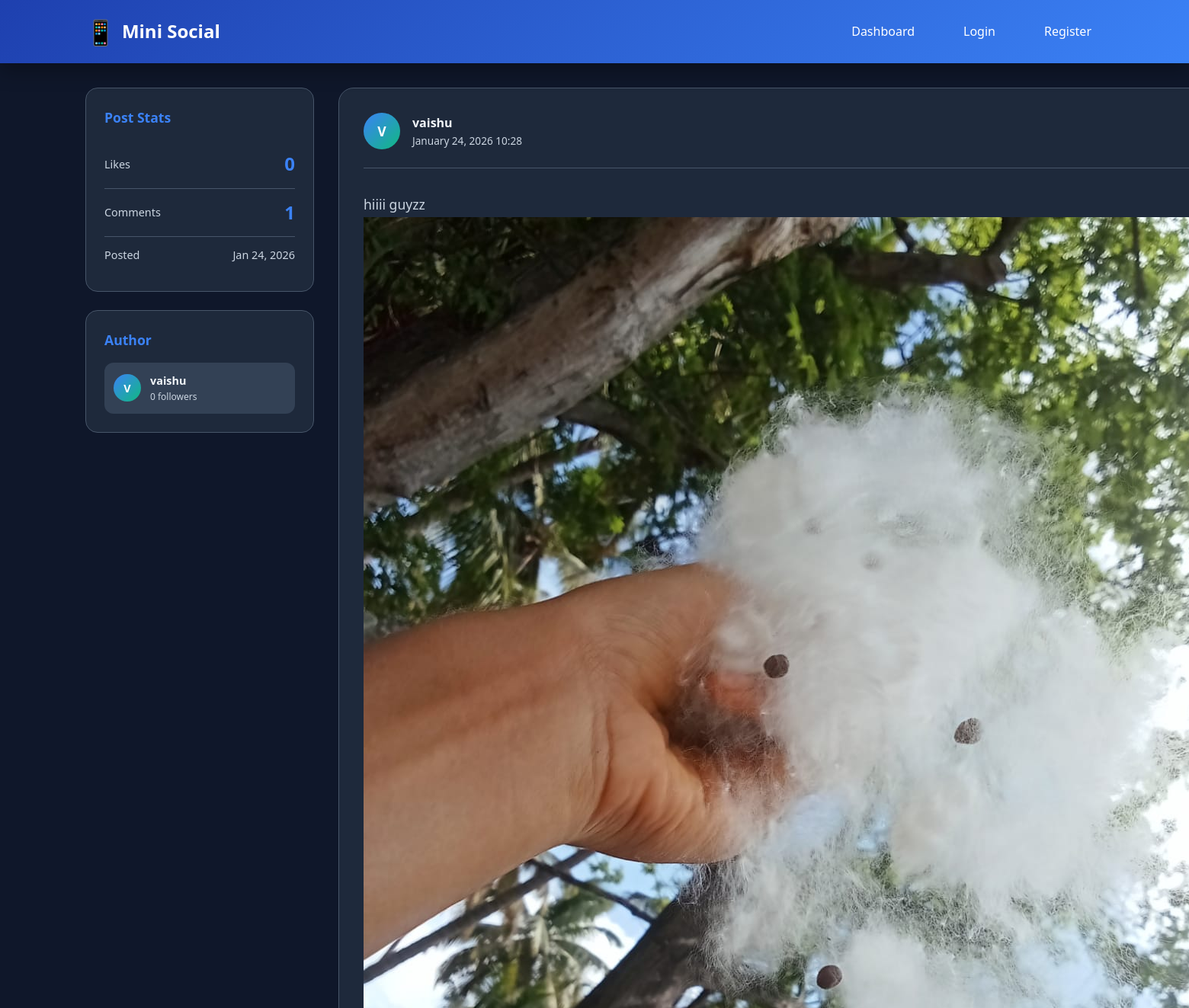
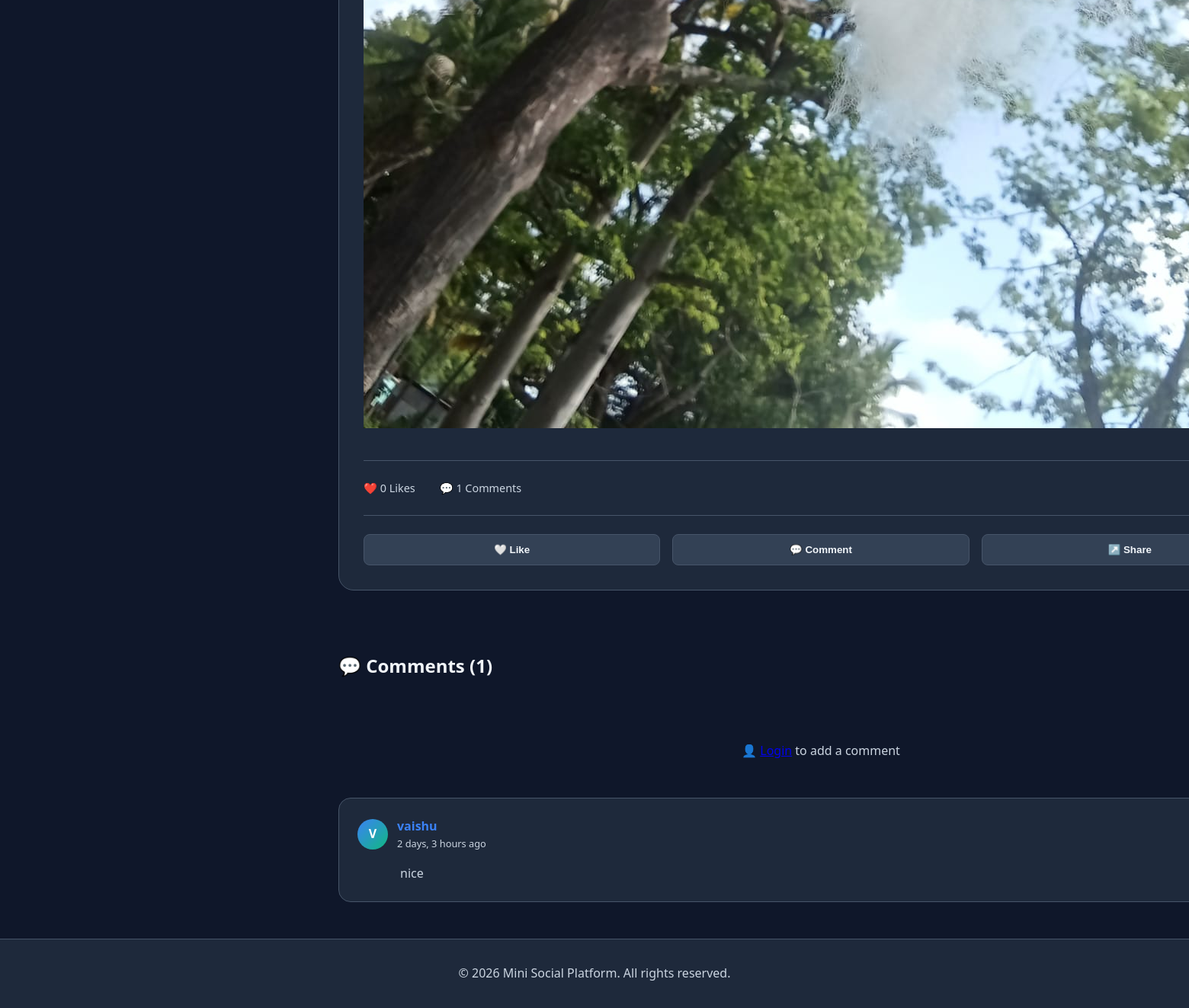
The app's page /post/2/ with its own data (2 pictures, top to bottom).
### social_app/models.py (models this page shows, shortened)
class Post(models.Model):
    author = models.ForeignKey(
        User,
        on_delete=models.CASCADE,
        related_name='posts'
    )
    content = models.TextField()
    image = models.ImageField(
        upload_to='posts/',
        blank=True,
        null=True
    )
    created_at = models.DateTimeField(auto_now_add=True)
    likes = models.ManyToManyField(
        User,
        related_name='liked_posts',
        blank=True
    )

class Comment(models.Model):
    post = models.ForeignKey(
        Post,
        on_delete=models.CASCADE,
        related_name='comments'
    )
    author = models.ForeignKey(
        User,
        on_delete=models.CASCADE
    )
    content = models.TextField()
    created_at = models.DateTimeField(auto_now_add=True)

### social_app/views.py (the view, shortened to what this page needs)
# urls.py: path('post/<int:post_id>/', views.post_detail, name='post_detail'),
def post_detail(request, post_id):
    post = get_object_or_404(Post, id=post_id)
    comments = post.comments.select_related('author').order_by('-created_at')
    user_liked = False
    if request.user.is_authenticated:
        user_liked = post.likes.filter(id=request.user.id).exists()
    context = {
        'post': post,
        'comments': comments,
        'user_liked': user_liked,
    }
    return render(request, 'post_detail.html', context)

### social_app/templates/post_detail.html (shortened to what this page needs)
<!DOCTYPE html>
<html lang="en">
<head>
    {% load static %}
    <link rel="stylesheet" href="{% static 'styles.css' %}?v=2">
</head>
<body>
    <nav class="navbar">
        <div class="nav-container">
            <div class="nav-logo">
                <span class="logo-icon">📱</span>
                <span>Mini Social</span>
            </div>
            <ul class="nav-menu">
                <li><a href="{% url 'home' %}" class="nav-link">Dashboard</a></li>
                {% if user.is_authenticated %}
                <li><a href="{% url 'create_post' %}" class="nav-link">Create Post</a></li>
                <li><a href="{% url 'profile' user.id %}" class="nav-link">My Profile</a></li>
                <li><a href="{% url 'logout' %}" class="nav-link">Logout</a></li>
                {% else %}
                <li><a href="{% url 'login' %}" class="nav-link">Login</a></li>
                <li><a href="{% url 'register' %}" class="nav-link">Register</a></li>
                {% endif %}
            </ul>
        </div>
    </nav>
    <div class="main-container">
        <aside class="sidebar">
            <div class="stat-card">
                <h3>Post Stats</h3>
                <div class="stat-item">
                    <span class="stat-label">Likes</span>
                    <span class="stat-value">{{ post.likes.count }}</span>
                </div>
                <div class="stat-item">
                    <span class="stat-label">Comments</span>
                    <span class="stat-value">{{ comments.count }}</span>
                </div>
                <div class="stat-item">
                    <span class="stat-label">Posted</span>
                    <span class="stat-label">{{ post.created_at|date:"M d, Y" }}</span>
                </div>
            </div>
            <div class="stat-card">
                <h3>Author</h3>
                <a href="{% url 'profile' post.author.id %}" class="user-mini-card">
                    <div class="user-avatar">{{ post.author.first_name|default:post.author.username|first|upper }}</div>
                    <div class="user-info">
                        <div class="user-name">{{ post.author.username }}</div>
                        <div class="user-count">{{ post.author.followers.count }} followers</div>
                    </div>
                </a>
            </div>
        </aside>
        <main class="main-content">
            <article class="post-detail-card">
                <div class="post-detail-header">
                    <div class="post-author">
                        <div class="avatar-circle">
                            {{ post.author.first_name|default:post.author.username|first|upper }}
                        </div>
                        <div class="author-info">
                            <a href="{% url 'profile' post.author.id %}" class="author-name">
                                {{ post.author.username }}
                            </a>
                            <span class="post-date">{{ post.created_at|date:"F d, Y H:i" }}</span>
                        </div>
                    </div>
                </div>
                <div class="post-detail-content">
                    <p>{{ post.content }}</p>
                    {% if post.image %}
                    <div class="post-image-container">
                        <img src="{{ post.image.url }}" alt="Post image" class="post-image">
                    </div>
                    {% endif %}
                </div>
                <div class="post-detail-stats">
                    <div class="stat-badge">❤️ {{ post.likes.count }} Likes</div>
                    <div class="stat-badge">💬 {{ comments.count }} Comments</div>
                </div>
                <div class="post-detail-actions">
                    <button class="action-btn like-btn {% if user_liked %}liked{% endif %}"
                        data-post-id="{{ post.id }}">
                        {% if user_liked %}❤️ Liked{% else %}🤍 Like{% endif %}
                    </button>
                    <button class="action-btn">💬 Comment</button>
                    <button class="action-btn">↗️ Share</button>
                </div>
            </article>
            <section class="comments-section">
                <h2>💬 Comments ({{ comments.count }})</h2>
                {% if user.is_authenticated %}
                <div class="comment-form-container">
                    <form method="POST" class="comment-form">
                        {% csrf_token %}
                        <div class="form-group">
                            <textarea name="comment" placeholder="Share your thoughts..." rows="3" required></textarea>
                        </div>
                        <button type="submit" class="submit-btn">Post Comment</button>
                    </form>
                </div>
                {% else %}
                <div class="empty-state">
                    <p>👤 <a href="{% url 'login' %}">Login</a> to add a comment</p>
                </div>
                {% endif %}
                {% if comments %}
                <div class="comments-list">
                    {% for comment in comments %}
                    <div class="comment-card">
                        <div class="comment-header">
                            <div class="comment-author">
                                <div class="comment-avatar">
                                    {{ comment.author.first_name|default:comment.author.username|first|upper }}
                                </div>
                                <div class="comment-author-info">
                                    <a href="{% url 'profile' comment.author.id %}" class="comment-author-name">
                                        {{ comment.author.username }}
                                    </a>
                                    <span class="comment-time">{{ comment.created_at|timesince }} ago</span>
                                </div>
                            </div>
                        </div>
                        <div class="comment-body">
                            <p>{{ comment.content }}</p>
                        </div>
                    </div>
                    {% endfor %}
                </div>
                {% else %}
                <div class="empty-state">
                    <p>📭 No comments yet. Be the first to comment!</p>
                </div>
                {% endif %}
            </section>
        </main>
    </div>
    <footer class="footer">
        <p>&copy; 2026 Mini Social Platform. All rights reserved.</p>
    </footer>
</body>
</html>

### social_app/static/styles.css (style rules this page uses)
:root { --primary-color: #3b82f6; --primary-dark: #1e40af; --secondary-color: #10b981; --accent-color: #f59e0b; --danger-color: #ef4444; --background: #0f172a; --surface: #1e293b; --surface-light: #334155; --text-primary: #f1f5f9; --text-secondary: #cbd5e1; --border-color: #475569; --shadow: 0 10px 25px rgba(0, 0, 0, 0.3); --transition: all 0.3s cubic-bezier(0.4, 0, 0.2, 1); }
* { margin: 0; padding: 0; box-sizing: border-box; }
html { scroll-behavior: smooth; }
body { font-family: 'Segoe UI', Tahoma, Geneva, Verdana, sans-serif; background-color: var(--background); color: var(--text-primary); line-height: 1.6; }
.navbar { background: linear-gradient(135deg, var(--primary-dark), var(--primary-color)); padding: 1rem 0; position: sticky; top: 0; z-index: 1000; box-shadow: var(--shadow); }
.nav-container { max-width: 1400px; margin: 0 auto; display: flex; justify-content: space-between; align-items: center; padding: 0 2rem; }
.nav-logo { font-size: 1.5rem; font-weight: bold; color: white; display: flex; align-items: center; gap: 0.5rem; }
.logo-icon { font-size: 2rem; }
.nav-menu { display: flex; list-style: none; gap: 2rem; }
.nav-link { color: white; text-decoration: none; font-weight: 500; transition: var(--transition); padding: 0.5rem 1rem; border-radius: 0.5rem; }
.main-container { max-width: 1400px; margin: 2rem auto; display: grid; grid-template-columns: 300px 1fr 280px; gap: 2rem; padding: 0 2rem; min-height: calc(100vh - 200px); }
.sidebar { display: flex; flex-direction: column; gap: 1.5rem; }
.stat-card { background: var(--surface); border: 1px solid var(--border-color); border-radius: 1rem; padding: 1.5rem; transition: var(--transition); }
.stat-card h3 { font-size: 1.1rem; margin-bottom: 1rem; color: var(--primary-color); }
.stat-item { display: flex; justify-content: space-between; align-items: center; padding: 0.75rem 0; border-bottom: 1px solid var(--border-color); }
.stat-item:last-child { border-bottom: none; }
.stat-label { color: var(--text-secondary); font-size: 0.9rem; }
.stat-value { font-size: 1.5rem; font-weight: bold; color: var(--primary-color); }
.user-mini-card { display: flex; align-items: center; gap: 0.75rem; padding: 0.75rem; background: var(--surface-light); border-radius: 0.75rem; text-decoration: none; transition: var(--transition); }
.user-avatar { width: 36px; height: 36px; border-radius: 50%; background: linear-gradient(135deg, var(--primary-color), var(--secondary-color)); display: flex; align-items: center; justify-content: center; font-weight: bold; color: white; font-size: 0.9rem; }
.user-info { flex: 1; }
.user-name { font-weight: 600; color: var(--text-primary); font-size: 0.9rem; }
.user-count { font-size: 0.75rem; color: var(--text-secondary); }
.main-content { display: flex; flex-direction: column; gap: 2rem; }
.post-author { display: flex; align-items: center; gap: 1rem; flex: 1; }
.avatar-circle { width: 48px; height: 48px; border-radius: 50%; background: linear-gradient(135deg, var(--primary-color), var(--secondary-color)); display: flex; align-items: center; justify-content: center; font-weight: bold; color: white; font-size: 1.1rem; }
.author-info { display: flex; flex-direction: column; }
.author-name { font-weight: 600; color: var(--text-primary); text-decoration: none; transition: var(--transition); }
.post-date { font-size: 0.85rem; color: var(--text-secondary); }
.stat-badge { display: inline-flex; align-items: center; gap: 0.5rem; font-size: 0.9rem; color: var(--text-secondary); transition: var(--transition); }
.empty-state { text-align: center; padding: 3rem 2rem; color: var(--text-secondary); }
.footer { background: var(--surface); border-top: 1px solid var(--border-color); padding: 2rem; text-align: center; color: var(--text-secondary); margin-top: 3rem; }
button, input[type="submit"] { background: linear-gradient(135deg, var(--primary-color), var(--primary-dark)); color: white; padding: 0.75rem 1.5rem; border: none; border-radius: 0.5rem; cursor: pointer; font-weight: 600; transition: var(--transition); }

### records on screen
Post: likes.count "0", created_at "Jan 24, 2026", author.first_name|first "V", author.username "vaishu", author.followers.count "0", created_at "January 24, 2026 10:28", content "hiiii guyzz", image (picture)
Comment: author.first_name|first "V", author.username "vaishu", created_at "2 days, 3 hours", content "nice"

### other values on screen
{{ comments.count }} "1"
